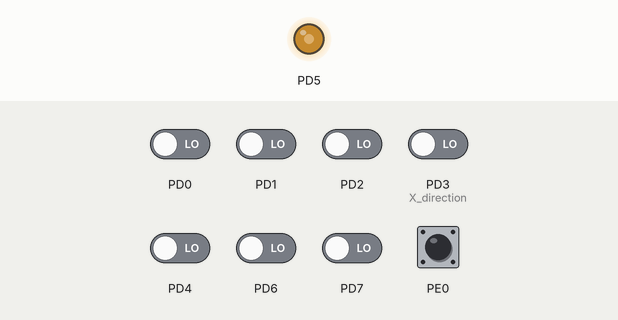
The program below on a simulated ATmega162, built with avr-gcc and emulated at 1.8432 MHz. Parts: output pins drawn as LEDs (lit = HIGH). The test bench sets the inputs (shaded band); at power-on: PE0 HIGH, PD0–2, PD3 (X_direction), PD4, PD6, PD7 LOW. Random numbers use the default seed unless the program sets one; pins used as bus, display or sensor lines are not drawn; what the program prints to the serial monitor is not drawn.

Above: at 0.1 s.
Timing chart, 0 to 1.6 s (numbered marks = the images above):
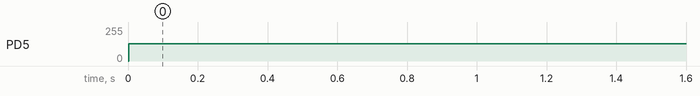

The program:

main.c
```c
/*
 * Gruppe44.c
 *
 * Created: 02.09.2022 11:55:24
 * Author : marbron
 */

#include <avr/io.h>
#include <avr/interrupt.h>
#include "Communication.h"
#include "ADC.h"
#include "OLED.h"
//#include <time.h>
#include <unistd.h>
#include <stdio.h>
#include "CAN.h"
#include "util/delay.h"

#define FOSC 1843200// Clock Speed
#define BAUD 9600
//#define F_CPU 8000000
#define MYUBRR FOSC/16/BAUD-1 // = 31

// #define different id values


ISR(INT0_vect){
	printf("\r\nRight button\r\n");
}
ISR(INT1_vect){
	printf("\r\nLeft button\r\n");
}
ISR(INT2_vect){
	//printf("\r\n Element %u", OLED_contents.menu_index);

	_delay_ms(100);
	struct Can_Message rec_message = CAN_read_message();
	if(rec_message.id != 0 & rec_message.id < 31){
		//printf("len: %i, id: %i, data: %i \r \n", rec_message.length, rec_message.id, rec_message.data[4]);
		printf("len: %i, id: %i \r \n", rec_message.length, rec_message.id);
		for (int i = 0; i < rec_message.length; i++){
			printf("DATA: %i \r \n", rec_message.data[i]);
			_delay_ms(10);
		}
	}

	///7if (rec.message.id == 5) {
	//	game_loss();


//	}

}


int main(void)
{

	USART_Init(31);
	fdevopen(USART_Transmit, USART_Receive);
	adc_init();
	interrupt_init();

	SFIOR |= (1 << XMM0 ); // mask unused bits for DATABUS

	adc_calibrate();
	OLED_init();
	OLED_reset();

	CAN_init();

	Menu_init();

	struct Can_Message can_message; //DEBUG TEST MESSAGE
	can_message.id = 25;
	can_message.length = 8;
	//can_message.data[0] = 5;
	for (int i = 0; i < can_message.length; i++){
		can_message.data[i] = i*11;
	}

	int x = 0; //DEBUG TEST VARIABLE

	while (1)
	{
		// CAN TEST IN LOOPBACK MODE:

		x ++;
		can_message.data[0] = x;
		get_stick_state();
		can_message.data[1] = stick_state.X_state + 100;
		can_message.data[2] = stick_state.Y_state + 100;
		can_message.data[3] = ADC_states[2];
		can_message.data[4] = ADC_states[3];
		// CAN TEST TO NODE 2:
		CAN_write_message(can_message);
		_delay_ms(100);

		Menu_arrow_refresh();

	}
}
```

ADC.c
```c
#include "ADC.h"
#include <stdlib.h>
#include <avr/io.h>
#include "util/delay.h"
#include <math.h>

void adc_init (void){

	DDRD |= (1 << PD5); // Set port PD5 to 1
	TCCR1A |= (1 << COM1A0)|(1 << COM1B0); // Timer/Counter1 Control Register A (TCCR1A): Setting bit 6 and 4 to 1 - "Toggle OCnA/OCnB on Compare Match."
	TCCR1B |= (1 << WGM12)|(1 << CS10); // Timer/Counter1 Control Register B (TCCR1B): Setting bit 3 to 1 - "CTC-mode", and bit 0 to 1 "clkI/O/1 (No prescaling)"
	OCR1A = 0x1; // Setting Compare Match bit - which bit the counter triggers on
}

void adc_read(void){
	// SEND TO ADC
	volatile char * adc = ( char *) 0x1400; // Set pointer at starting memory of ADC
	adc [0] = 0xff; // Send random value to initiate

	// WAIT
	_delay_us(60); // Is this one necessary?

	// READ FROM ADC
	for (int i=0;i<4;i++) // Need to read 4 values - analog input 0 to 3
	{
		uint8_t number = adc [0]; // Read the ADC value and store it in variable
		ADC_states[i] = number;
		//if (i == 0){
		//printf( "%d ", number); // Print analog input i TODO: Change this from debugging later
		//}
	}
}

void adc_calibrate(void){
	_delay_ms(100); // Added a delay to ensure the states has settled before calibrating
	adc_read();
	X_neutral = ADC_states[0];
	Y_neutral = ADC_states[1];
}

void get_stick_state(void){ //Transform the stickstates from 0 <-> 255 to -100 <-> 100
	adc_read();
	uint8_t raw_x = ADC_states[0];
	uint8_t raw_y = ADC_states[1];
	//uint8_t b = 51;
	if (raw_x > X_neutral){
		stick_state.X_state = (((raw_x-X_neutral) * 100 )/ (255 - X_neutral));
		//moving_average_filter_x();
	}
	else {
		stick_state.X_state = (((raw_x-X_neutral) * 100) / (X_neutral));
		//moving_average_filter_x();
	}

	if (raw_y > Y_neutral){
		stick_state.Y_state = (((raw_y-Y_neutral) * 100 )/ (255 - Y_neutral));
	}
	else {
		stick_state.Y_state = (((raw_y-Y_neutral) * 100) / (Y_neutral));
	}

}

void get_stick_direction(void){ //Checks if the output is saturated, if it is the direction is defined in an enum (0-4)
	get_stick_state();
	//uint8_t raw_x = ADC_states[0];
	//uint8_t raw_y = ADC_states[1];
	short x_value = stick_state.X_state;
	short y_value = stick_state.Y_state;
	if (x_value > 50) {
		stick_state.X_direction = RIGHT;
	}

	else if (x_value < -50) {
		stick_state.X_direction = LEFT;
	}

	else {
		stick_state.X_direction = NEUTRAL;
	}
	if (y_value > 50) {
		stick_state.Y_direction = UP;
	}

	else if (y_value < -50) {
		stick_state.Y_direction = DOWN;
	}

	else {
		stick_state.Y_direction = NEUTRAL;
	}
}

void moving_average_filter_x(void){

	short moving_average = (stick_state.X_state + mov_avg_x[0] + mov_avg_x[1] + mov_avg_x[2] + mov_avg_x[3])/(5);
	for(int i = 0; i<4; i++){
		mov_avg_x[i+1] = mov_avg_x[i];
	}
	mov_avg_x[0] = stick_state.X_state;
	//return moving_average;
	stick_state.X_state = moving_average;

}
```

ADC.h
```c
#ifndef ADC_H_
#define ADC_H_

struct Stick_state{
	short X_state;
	short Y_state;
	short X_direction;
	short Y_direction;
} stick_state;

int ADC_states[4];

short mov_avg_x[4];
short mov_avg_y[4];

int X_neutral;
int Y_neutral;

enum direction{NEUTRAL, UP, LEFT, RIGHT, DOWN};

void adc_init (void);
void adc_read(void);
void adc_calibrate(void);
void get_stick_state(void);
void get_stick_direction(void);
void moving_average_filter_x(void);

#endif /* ADC_H_ */
```

CAN.c
```c
#include "CAN.h"


uint8_t CAN_init ()
{
	uint8_t value ;
	SPI_init () ; // Initialize SPI
	CAN_reset () ; // Send reset - command
	// Self - test
	value = CAN_read ( MCP_CANSTAT);
	if (( value & MODE_MASK ) != MODE_CONFIG ) {
		printf (" MCP2515 is NOT in configuration mode after reset !\n");
		return 1;
	}
	// More initialization

	// Config - page 44 in MCP datasheet
	CAN_bit_modify(MCP_CNF1, 0xFF, 0b10000011);
	CAN_bit_modify(MCP_CNF2, 0xFF, 0b11111001);
	CAN_bit_modify(MCP_CNF3, 0xC7, 0b00000111);


	//CAN_bit_modify(MCP_RXM0SIDH, 0xF0, 0xF0);
	//CAN_bit_modify(MCP_RXM0SIDL, )

	//CAN_bit_modify(MCP_RXF0SIDH, 0xF0, 0x00);
	//CAN_bit_modify(MCP_RXF0SIDL, )

	CAN_bit_modify(MCP_RXB0CTRL, 0x60, 0b00100000);
	CAN_bit_modify(MCP_CANINTE, 0x01, 0x01);


	CAN_bit_modify(MCP_CANCTRL, 0xE0, MODE_NORMAL);
	return 0;
}

uint8_t CAN_read ( uint8_t address )
{
	uint8_t result ;
	PORTB &= ~(1 << CAN_CS ); // Select CAN - controller
	SPI_write ( MCP_READ ); // Send read instruction
	SPI_write ( address );
	result = SPI_read () ; // Read result
	PORTB |= (1 << CAN_CS ); // Deselect CAN - controller
	return result ;
}

CAN_write( uint8_t address, uint8_t data ){
	PORTB &= ~(1 << CAN_CS ); // Select CAN - controller
	SPI_write ( MCP_WRITE );
	SPI_write (address);
	SPI_write (data);
	PORTB |= (1 << CAN_CS ); // Deselect CAN - controller
}

CAN_request_to_send( uint8_t PortNumber ){
	PortNumber &= 0x07;
	PORTB &= ~(1 << CAN_CS ); // Select CAN - controller
	SPI_write ( (PortNumber)|(0x80) ); // Check which of the TX0, TX1 or TX2 ports we use MCP_RST_PortNumber
	PORTB |= (1 << CAN_CS ); // Deselect CAN - controller
}

CAN_bit_modify( uint8_t bit_address , uint8_t mask_byte, uint8_t data_byte){
	PORTB &= ~(1 << CAN_CS ); // Select CAN - controller
	SPI_write ( MCP_BITMOD ); // Bit modification command
	SPI_write ( bit_address ); // address
	SPI_write ( mask_byte ); // mask byte
	SPI_write ( data_byte ); // data byte
	PORTB |= (1 << CAN_CS ); // Deselect CAN - controller
}

CAN_reset(){
	PORTB &= ~(1 << CAN_CS ); // Select CAN - controller
	SPI_write ( MCP_RESET ); // Reset command
	PORTB |= (1 << CAN_CS ); // Deselect CAN - controller
}

CAN_read_status(){
	uint8_t received;
	PORTB &= ~(1 << CAN_CS ); // Select CAN - controller
	SPI_transmit( MCP_CANSTAT ); // Read status
	received = SPI_transmit(0xff);
	PORTB |= (1 << CAN_CS ); // Deselect CAN - controller
	return received;
}

CAN_write_message(struct Can_Message message){

	while ((CAN_read(MCP_TXB0CTRL) & (1<<3))){}
	//TODO: Send id to two register, len to one, then data, then request to send.
	CAN_write(MCP_TXB0_ID_LOW, (message.id & 0x07) << 5);

	CAN_write(MCP_TXB0_ID_HIGH, (message.id >> 3) & 0xFF );


	//printf("%hd \r \n", (message.id << 5) & 0xFF);
	//printf("%hd \r \n", message.id >> 3);
	//printf("message length: %i \r \n", message.length);
	CAN_write(MCP_TXB0_LEN, message.length);

	for (int i = 0; i<message.length; i++){
		CAN_write(MCP_TXB0_DATA + i, message.data[i]);
		_delay_ms(10);
	}
	CAN_request_to_send(0x1);

}

struct Can_Message CAN_read_message(){


	struct Can_Message recieved_message;

	_delay_ms(10);
	recieved_message.length = CAN_read(MCP_RXB0_LEN) & 0x0F ;
	//recieved_message.length = CAN_read(MCP_RXB0_LEN) & 0x0F;

	_delay_ms(10);
	recieved_message.id = ((CAN_read(MCP_RXB0_ID_HIGH) << 3) | (CAN_read(MCP_RXB0_ID_LOW) >> 5)) & 0xFF;
	//printf("received length: %x \n", recieved_message.length);

	for (int i = 0; i<recieved_message.length; i++){
		recieved_message.data[i] = CAN_read(MCP_RXB0_DATA + i);
		_delay_ms(10);
	}

	CAN_bit_modify(MCP_CANINTF, 0x01, 0x00);


	return recieved_message;
}
```

CAN.h
```c
#ifndef CAN_H_
#define CAN_H_

#include <stdlib.h>
#include <avr/io.h>
#include "util/delay.h"
#include <math.h>


struct Can_Message{
	uint8_t id;
	uint8_t length;
	uint8_t data[8];
};


/*
mcp2515.h

This file contains constants that are specific to the MCP2515.

Version     Date        Description
----------------------------------------------------------------------
v1.00       2003/12/11  Initial release

Copyright 2003 Kimberly Otten Software Consulting
*/

#define CAN_CS PB4

// Define MCP2515 register addresses

#define MCP_RXF0SIDH	0x00
#define MCP_RXF0SIDL	0x01
#define MCP_RXF0EID8	0x02
#define MCP_RXF0EID0	0x03
#define MCP_RXF1SIDH	0x04
#define MCP_RXF1SIDL	0x05
#define MCP_RXF1EID8	0x06
#define MCP_RXF1EID0	0x07
#define MCP_RXF2SIDH	0x08
#define MCP_RXF2SIDL	0x09
#define MCP_RXF2EID8	0x0A
#define MCP_RXF2EID0	0x0B
#define MCP_CANSTAT		0x0E
#define MCP_CANCTRL		0x0F
#define MCP_RXF3SIDH	0x10
#define MCP_RXF3SIDL	0x11
#define MCP_RXF3EID8	0x12
#define MCP_RXF3EID0	0x13
#define MCP_RXF4SIDH	0x14
#define MCP_RXF4SIDL	0x15
#define MCP_RXF4EID8	0x16
#define MCP_RXF4EID0	0x17
#define MCP_RXF5SIDH	0x18
#define MCP_RXF5SIDL	0x19
#define MCP_RXF5EID8	0x1A
#define MCP_RXF5EID0	0x1B
#define MCP_TEC			0x1C
#define MCP_REC			0x1D
#define MCP_RXM0SIDH	0x20
#define MCP_RXM0SIDL	0x21
#define MCP_RXM0EID8	0x22
#define MCP_RXM0EID0	0x23
#define MCP_RXM1SIDH	0x24
#define MCP_RXM1SIDL	0x25
#define MCP_RXM1EID8	0x26
#define MCP_RXM1EID0	0x27
#define MCP_CNF3		0x28
#define MCP_CNF2		0x29
#define MCP_CNF1		0x2A
#define MCP_CANINTE		0x2B
#define MCP_CANINTF		0x2C
#define MCP_EFLG		0x2D
#define MCP_TXB0CTRL	0x30
#define MCP_TXB1CTRL	0x40
#define MCP_TXB2CTRL	0x50
#define MCP_RXB0CTRL	0x60
#define MCP_RXB0SIDH	0x61
#define MCP_RXB1CTRL	0x70
#define MCP_RXB1SIDH	0x71


#define MCP_TX_INT		0x1C		// Enable all transmit interrupts
#define MCP_TX01_INT	0x0C		// Enable TXB0 and TXB1 interrupts
#define MCP_RX_INT		0x03		// Enable receive interrupts
#define MCP_NO_INT		0x00		// Disable all interrupts

#define MCP_TX01_MASK	0x14
#define MCP_TX_MASK		0x54

// Define SPI Instruction Set

#define MCP_WRITE		0x02

#define MCP_READ		0x03

#define MCP_BITMOD		0x05

#define MCP_LOAD_TX0	0x40
#define MCP_LOAD_TX1	0x42
#define MCP_LOAD_TX2	0x44

#define MCP_RTS_TX0		0x81
#define MCP_RTS_TX1		0x82
#define MCP_RTS_TX2		0x84
#define MCP_RTS_ALL		0x87

#define MCP_READ_RX0	0x90
#define MCP_READ_RX1	0x94

#define MCP_READ_STATUS	0xA0

#define MCP_RX_STATUS	0xB0

#define MCP_RESET		0xC0


// CANCTRL Register Values

#define MODE_NORMAL     0x00
#define MODE_SLEEP      0x20
#define MODE_LOOPBACK   0x40
#define MODE_LISTENONLY 0x60
#define MODE_CONFIG     0x80
#define MODE_POWERUP	0xE0
#define MODE_MASK		0xE0
#define ABORT_TX        0x10
#define MODE_ONESHOT	0x08
#define CLKOUT_ENABLE	0x04
#define CLKOUT_DISABLE	0x00
#define CLKOUT_PS1		0x00
#define CLKOUT_PS2		0x01
#define CLKOUT_PS4		0x02
#define CLKOUT_PS8		0x03


// CNF1 Register Values

#define SJW1            0x00
#define SJW2            0x40
#define SJW3            0x80
#define SJW4            0xC0


// CNF2 Register Values

#define BTLMODE			0x80
#define SAMPLE_1X       0x00
#define SAMPLE_3X       0x40


// CNF3 Register Values

#define SOF_ENABLE		0x80
#define SOF_DISABLE		0x00
#define WAKFIL_ENABLE	0x40
#define WAKFIL_DISABLE	0x00


// CANINTF Register Bits

#define MCP_RX0IF		0x01
#define MCP_RX1IF		0x02
#define MCP_TX0IF		0x04
#define MCP_TX1IF		0x08
#define MCP_TX2IF		0x10
#define MCP_ERRIF		0x20
#define MCP_WAKIF		0x40
#define MCP_MERRF		0x80


//self defined bits

#define MCP_TXB0_ID_HIGH 0x31
#define MCP_TXB0_ID_LOW	0x32
#define MCP_TXB0_LEN	0x35
#define MCP_TXB0_DATA	0x36


#define MCP_RXB0_ID_HIGH 0x61
#define MCP_RXB0_ID_LOW	0x62
#define MCP_RXB0_LEN	0x65
#define MCP_RXB0_DATA	0x66


uint8_t CAN_init ();

uint8_t CAN_read ( uint8_t address );

CAN_write(uint8_t address, uint8_t data );

CAN_request_to_send( uint8_t PortNumber );

CAN_bit_modify( uint8_t data , uint8_t data_byte, uint8_t mask_byte);

CAN_reset();

CAN_read_status();

CAN_write_message(struct Can_Message message);

struct Can_Message CAN_read_message();


#endif /* CAN_H_ */
```

Communication.c
```c
#include "Communication.h"
#include <stdlib.h>
#include <math.h>
#include <avr/io.h>
#include <unistd.h>

void USART_Init( unsigned int ubrr )
{
	/* Set baud rate */
	UBRR1H = (unsigned char)(ubrr>>8);
	UBRR1L = (unsigned char)ubrr;
	/* Enable receiver and transmitter */
	UCSR1B = (1<<RXEN1)|(1<<TXEN1);
	/* Set frame format: 8data, 2stop bit */
	UCSR1C = (1<<URSEL1)|(1<<USBS1)|(3<<UCSZ10);
}

void USART_Transmit( unsigned char data )
{
	/* Wait for empty transmit buffer */
	while ( !( UCSR1A & (1<<UDRE1)) )
	;
	/* Put data into buffer, sends the data */
	UDR1 = data;
}

unsigned char USART_Receive( void )
{
	/* Wait for data to be received */
	while ( !(UCSR1A & (1<<RXC1)) )
	;
	/* Get and return received data from buffer */
	return UDR1;
}
```

Communication.h
```c
#ifndef Communication_H
#define Communication_H

void USART_Init(unsigned int ubrr);
void USART_Transmit( unsigned char data );
unsigned char USART_Receive( void );
#endif
```

Game.c
```c
/*
 * Game.c
 *
 * Created: 11.11.2022 10:53:26
 *  Author: markla
 */


/*


PSEUDO CODE:


Start game with clearing screen and starting a timer which gets printed on the screen
Waits until ball hits ground, then goes to the next line when the button is pressed??


left button to enter game, menu options


Flags: game running(playing/not playing), menu status(Game,Menu,results), Game loss/still going

*/


void start_game(){


}


void game_loss(){


}
```

Interruptcontroller.c
```c
/*
 * Interruptcontroller.c
 *
 * Created: 07.11.2022 13:00:54
 *  Author: marbron
 */


#include <avr/io.h>
#include <unistd.h>
#include <stdio.h>
#include <avr/interrupt.h>

void interrupt_init(void){

	cli();

	DDRD &= ~(1 << PIND)|(1 << PIND); //Set port to input
	DDRE &= ~(1 << PINE0);
	PORTE |= (1 << PINE0); // Internal pull up

	MCUCR |= (1 << SRE ); // enable XMEM
	MCUCR |= (1 << ISC11)|(1 << ISC10)|(1 << ISC01)|(1 << ISC00); //Sets the interrupt at positive flank
	EMCUCR |= (0 << ISC2); // Rising edge on INT2
	GICR |= (1 << INT0)|(1 << INT1)|(1 << INT2); //Enables the interrupt


	sei();

}
```

Menu.c
```c
/*
 * Menu.c
 *
 * Created: 07.11.2022 13:15:00
 *  Author: marbron
 */
#include "Menu.h"
#include "OLED.h"
#include "ADC.h"

void Menu_init(){
	strcpy(Menu_contents.linedata[1], "-----MENU-----");
	strcpy(Menu_contents.linedata[2], "element 1");
	strcpy(Menu_contents.linedata[3], "element 2");
	strcpy(Menu_contents.linedata[4], "element 3");
	strcpy(Menu_contents.linedata[5], "element 4");
	strcpy(Menu_contents.linedata[6], "element 5");
	strcpy(Menu_contents.linedata[7], "element 6");
	strcpy(Menu_contents.linedata[8], "element 7");
	Menu_contents.menu_index = 1;
	Menu_print();
}

void Menu_print_arrow(){
	OLED_write_d(0b00000000);
	OLED_write_d(0b00011000);
	OLED_write_d(0b00011000);
	OLED_write_d(0b00011000);
	OLED_write_d(0b01111110);
	OLED_write_d(0b00111100);
	OLED_write_d(0b00011000);
	OLED_write_d(0b00000000);
}

void Menu_no_arrow(){
	OLED_write_d(0b00000000);
	OLED_write_d(0b00000000);
	OLED_write_d(0b00000000);
	OLED_write_d(0b00000000);
	OLED_write_d(0b00000000);
	OLED_write_d(0b00000000);
	OLED_write_d(0b00000000);
	OLED_write_d(0b00000000);
}

void Menu_arrow_refresh(){
	//_delay_ms(200);
	get_stick_direction();

	int prev_menu_index = Menu_contents.menu_index;

	//TODO: make it not run 1000 times per second
	if (stick_state.Y_direction == UP){
		Menu_contents.menu_index--;
	}
	if (stick_state.Y_direction == DOWN){
		Menu_contents.menu_index++;
	}
	if (Menu_contents.menu_index > 7){
		Menu_contents.menu_index = 1;
	}
	if (Menu_contents.menu_index < 1){
		Menu_contents.menu_index = 7;
	}

	if (Menu_contents.menu_index != prev_menu_index) {
		OLED_go_to_pos(Menu_contents.menu_index, 0);
		Menu_print_arrow();
		OLED_go_to_pos(prev_menu_index, 0);
		Menu_no_arrow();
	}

}

void Menu_print(){

	OLED_home();
	OLED_printf(Menu_contents.linedata[1]);
	for (int i = 1; i < 8; i++){
	OLED_go_to_pos(i, 8);
	OLED_printf(Menu_contents.linedata[i+1]);
	}
}
```

Menu.h
```c
/*
 * Menu.h
 *
 * Created: 07.11.2022 13:15:17
 *  Author: marbron
 */


#ifndef MENU_H_
#define MENU_H_

#include <stdlib.h>
#include <avr/io.h>
#include "util/delay.h"
#include <math.h>


struct Menu_Contents{
	uint8_t menu_index;
	char linedata[8][15];
} Menu_contents;

void Menu_init();

void Menu_print_arrow();

void Menu_no_arrow();

void Menu_arrow_refresh();

void Menu_print();


#endif /* MENU_H_ */
```

OLED.h
```c
struct OLED_Contents{
	uint8_t menu_index;
	char line_0[15];
	char line_1[15];
	char line_2[15];
	char line_3[15];
	char line_4[15];
	char line_5[15];
	char line_6[15];
	char line_7[15];
} OLED_contents;

void OLED_init();

void OLED_write_c(uint8_t command);

void OLED_write_d(uint8_t data);

void OLED_go_to_line(uint8_t line);

void OLED_go_to_column(uint8_t column);

void OLED_go_to_pos(uint8_t line, uint8_t column);

void OLED_home();

void OLED_print_c(uint8_t letter);

void OLED_printf(char text[]);

void OLED_print_arrow();

void OLED_no_arrow();

void OLED_menu_print();

void OLED_reset();
```

XMEM.c
```c
#include <stdint.h>

void xmem_write ( uint8_t data , uint16_t addr ){
	volatile char * ext_mem = ( char *) 0x1000 ;
	ext_mem [ addr ]= data ;
}

uint8_t xmem_read ( uint16_t addr ){
	volatile char * ext_mem = ( char *) 0x1000 ;
	uint8_t ret_val = ext_mem [ addr ];
	return ret_val ;
}
```

Source omitted: OLED.c (2626 bytes), SPI.c (753 bytes), SRAM.c (1775 bytes), fonts.h (20803 bytes)

Measured:
- by itself, PD5: 0/255 → 128/255 at 0.00 s
